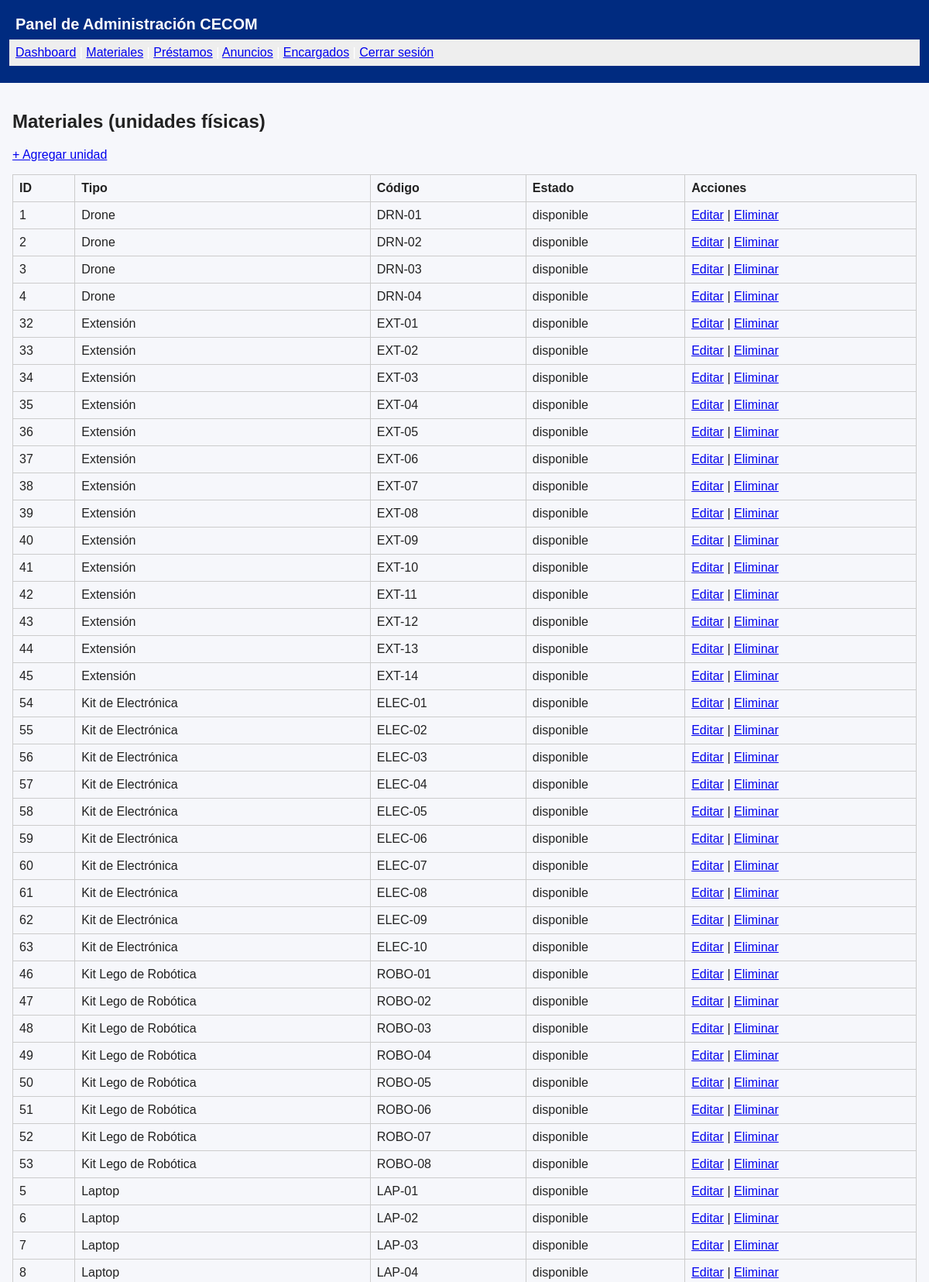
The page /admin/materiales.php (signed in, upper part) on the database its author committed.
### tables this page shows
CREATE TABLE materiales (
    id_material INT AUTO_INCREMENT PRIMARY KEY,
    id_tipo INT NOT NULL,
    codigo_material VARCHAR(50) UNIQUE NOT NULL, 
    estado ENUM('disponible','prestado','en_reparacion','inactivo') DEFAULT 'disponible',
    FOREIGN KEY (id_tipo) REFERENCES tipo_material(id_tipo)
);

CREATE TABLE tipo_material (
    id_tipo INT AUTO_INCREMENT PRIMARY KEY,
    nombre VARCHAR(100) NOT NULL,
    descripcion TEXT
);

### admin/materiales.php (the view, shortened to what this page needs)
<?php
require_once __DIR__ . "/../config/conexion.php";
include __DIR__ . "/../includes/header_admin.php";
echo "<h2>Materiales (unidades físicas)</h2>";
echo "<p><a href='material_form.php'>+ Agregar unidad</a></p>";
$sql = "SELECT m.id_material, tm.nombre as tipo, m.codigo_material, m.estado
        FROM materiales m
        JOIN tipo_material tm ON m.id_tipo = tm.id_tipo
        ORDER BY tm.nombre, m.codigo_material";
$res = $conn->query($sql);
echo "<table class='table'><thead><tr><th>ID</th><th>Tipo</th><th>Código</th><th>Estado</th><th>Acciones</th></tr></thead><tbody>";
while($r = $res->fetch_assoc()){
    echo "<tr>";
    echo "<td>".$r['id_material']."</td>";
    echo "<td>".htmlspecialchars($r['tipo'])."</td>";
    echo "<td>".htmlspecialchars($r['codigo_material'])."</td>";
    echo "<td>".htmlspecialchars($r['estado'])."</td>";
    echo "<td>
            <a href='material_form.php?id=".$r['id_material']."'>Editar</a> |
            <a href='procesar/eliminar_material.php?id=".$r['id_material']."' onclick='return confirm(\"Eliminar?\")'>Eliminar</a>
          </td>";
    echo "</tr>";
}
echo "</tbody></table>";
include __DIR__ . "/../includes/footer.php";

### assets/css/estilos.css (style rules this page uses)
body { font-family:Arial,Helvetica,sans-serif;background:#f6f7fb;color:#222;margin:0 }
.table { width:100%;border-collapse:collapse }
.table th,.table td { border:1px solid #ccc;padding:8px;text-align:left }

### rows shown on the page
materiales: id_material "1", id_tipo.nombre "Drone", codigo_material "DRN-01", estado "disponible"
materiales: id_material "2", id_tipo.nombre "Drone", codigo_material "DRN-02", estado "disponible"
materiales: id_material "3", id_tipo.nombre "Drone", codigo_material "DRN-03", estado "disponible"
materiales: id_material "4", id_tipo.nombre "Drone", codigo_material "DRN-04", estado "disponible"
materiales: id_material "32", id_tipo.nombre "Extensión", codigo_material "EXT-01", estado "disponible"
materiales: id_material "33", id_tipo.nombre "Extensión", codigo_material "EXT-02", estado "disponible"
materiales: id_material "34", id_tipo.nombre "Extensión", codigo_material "EXT-03", estado "disponible"
materiales: id_material "35", id_tipo.nombre "Extensión", codigo_material "EXT-04", estado "disponible"
materiales: id_material "36", id_tipo.nombre "Extensión", codigo_material "EXT-05", estado "disponible"
materiales: id_material "37", id_tipo.nombre "Extensión", codigo_material "EXT-06", estado "disponible"
materiales: id_material "38", id_tipo.nombre "Extensión", codigo_material "EXT-07", estado "disponible"
materiales: id_material "39", id_tipo.nombre "Extensión", codigo_material "EXT-08", estado "disponible"
materiales: id_material "40", id_tipo.nombre "Extensión", codigo_material "EXT-09", estado "disponible"
materiales: id_material "41", id_tipo.nombre "Extensión", codigo_material "EXT-10", estado "disponible"
materiales: id_material "42", id_tipo.nombre "Extensión", codigo_material "EXT-11", estado "disponible"
materiales: id_material "43", id_tipo.nombre "Extensión", codigo_material "EXT-12", estado "disponible"
materiales: id_material "44", id_tipo.nombre "Extensión", codigo_material "EXT-13", estado "disponible"
materiales: id_material "45", id_tipo.nombre "Extensión", codigo_material "EXT-14", estado "disponible"
materiales: id_material "54", id_tipo.nombre "Kit de Electrónica", codigo_material "ELEC-01", estado "disponible"
materiales: id_material "55", id_tipo.nombre "Kit de Electrónica", codigo_material "ELEC-02", estado "disponible"
materiales: id_material "56", id_tipo.nombre "Kit de Electrónica", codigo_material "ELEC-03", estado "disponible"
materiales: id_material "57", id_tipo.nombre "Kit de Electrónica", codigo_material "ELEC-04", estado "disponible"
materiales: id_material "58", id_tipo.nombre "Kit de Electrónica", codigo_material "ELEC-05", estado "disponible"
materiales: id_material "59", id_tipo.nombre "Kit de Electrónica", codigo_material "ELEC-06", estado "disponible"
materiales: id_material "60", id_tipo.nombre "Kit de Electrónica", codigo_material "ELEC-07", estado "disponible"
materiales: id_material "61", id_tipo.nombre "Kit de Electrónica", codigo_material "ELEC-08", estado "disponible"
materiales: id_material "62", id_tipo.nombre "Kit de Electrónica", codigo_material "ELEC-09", estado "disponible"
materiales: id_material "63", id_tipo.nombre "Kit de Electrónica", codigo_material "ELEC-10", estado "disponible"
materiales: id_material "46", id_tipo.nombre "Kit Lego de Robótica", codigo_material "ROBO-01", estado "disponible"
materiales: id_material "47", id_tipo.nombre "Kit Lego de Robótica", codigo_material "ROBO-02", estado "disponible"
materiales: id_material "48", id_tipo.nombre "Kit Lego de Robótica", codigo_material "ROBO-03", estado "disponible"
materiales: id_material "49", id_tipo.nombre "Kit Lego de Robótica", codigo_material "ROBO-04", estado "disponible"
materiales: id_material "50", id_tipo.nombre "Kit Lego de Robótica", codigo_material "ROBO-05", estado "disponible"
materiales: id_material "51", id_tipo.nombre "Kit Lego de Robótica", codigo_material "ROBO-06", estado "disponible"
materiales: id_material "52", id_tipo.nombre "Kit Lego de Robótica", codigo_material "ROBO-07", estado "disponible"
materiales: id_material "53", id_tipo.nombre "Kit Lego de Robótica", codigo_material "ROBO-08", estado "disponible"
materiales: id_material "5", id_tipo.nombre "Laptop", codigo_material "LAP-01", estado "disponible"
materiales: id_material "6", id_tipo.nombre "Laptop", codigo_material "LAP-02", estado "disponible"
materiales: id_material "7", id_tipo.nombre "Laptop", codigo_material "LAP-03", estado "disponible"
materiales: id_material "8", id_tipo.nombre "Laptop", codigo_material "LAP-04", estado "disponible"
